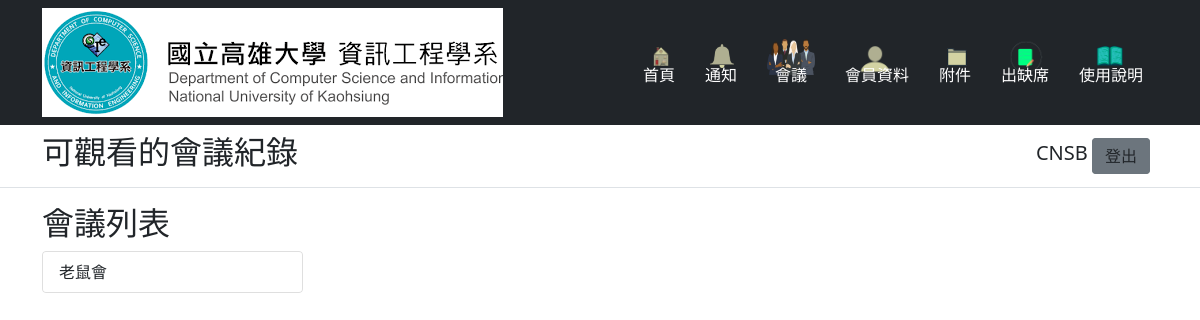
/meeting (signed in), run on an earlier commit of the app's database.
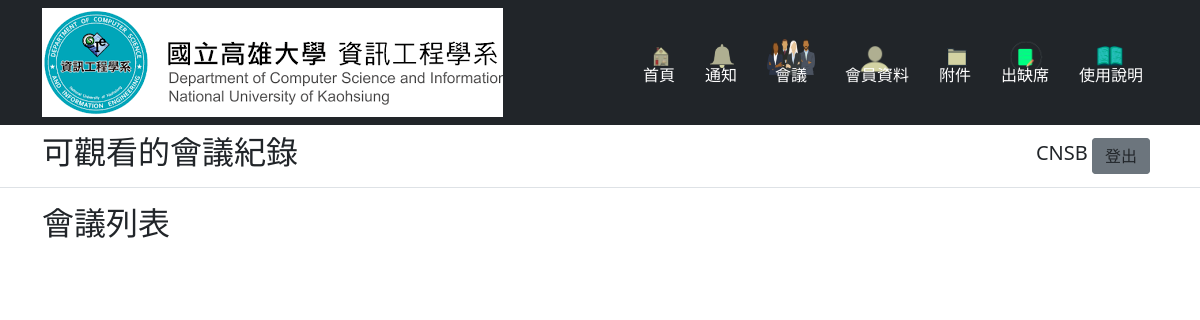
And on a later commit of the database.
### MeetingManager/models.py (models this page shows, shortened)
class Meeting(db.Model):
    id = db.Column(db.Integer, primary_key=True)
    name = db.Column(db.String(30), unique=True, nullable=False)
    type = db.Column(db.String(10), nullable=False)
    datetime = db.Column(db.String(30), nullable=False)
    place = db.Column(db.String(30), nullable=False)
    chairman = db.Column(db.Integer, db.ForeignKey('member.id'))
    minuteTaker = db.Column(db.Integer, db.ForeignKey('member.id'))
    welcomeSpeech = db.Column(db.Text)
    announce = db.relationship('Announce', backref='meeting', lazy=True, cascade='all, delete-orphan')
    appendix = db.relationship('Appendix', backref='meeting', lazy=True, cascade='all, delete-orphan')
    discussion = db.relationship('Discussion', backref='meeting', lazy=True, cascade='all, delete-orphan')
    extempore = db.relationship('Extempore', backref='meeting', lazy=True, cascade='all, delete-orphan')
    attend = association_proxy('attendanceAssociation', 'member', creator=lambda member: Attend(member=member))

### MeetingManager/routes.py (the view)
@app.route("/meeting")
@login_required
def meeting():
    if current_user.permission:
        return redirect(url_for('meetingManage'))
    tempList = Attend.query.filter_by(memberId=current_user.id).all()
    resultList = []
    for element in tempList:
        resultList.append([element.meeting.id, element.meeting.name])
    return render_template("meeting.html", meetingList=resultList)

### MeetingManager/models.py (called while the page is built)
    @login_manager.user_loader
    def load_user(user_id):
        return Member.query.get(user_id)

### MeetingManager/templates/meeting.html (shortened to what this page needs)
{% extends "template.html" %}
{% block title %}
<h2>可觀看的會議紀錄</h2>
{% endblock title %}
{% block content %}
<div class="container">
    <div class="row">
        <div class="col-3">
            <div>
                <h2>會議列表</h2>
            </div>
            <div class="list-group" style="max-height: 300px; margin-top: 5px" id="meetingList">
                {% for meeting in meetingList %}
                    <button type="button" class="list-group-item list-group-item-action meetingBtn" data-id="{{meeting[0]}}" >{{meeting[1]}}</button>
                {% endfor %}
            </div>
        </div>
    </div>
</div>
{% endblock content %}

What changed in the data, as far as the page shows it:
no longer on this page (row edited): Meeting: name "老鼠會"
